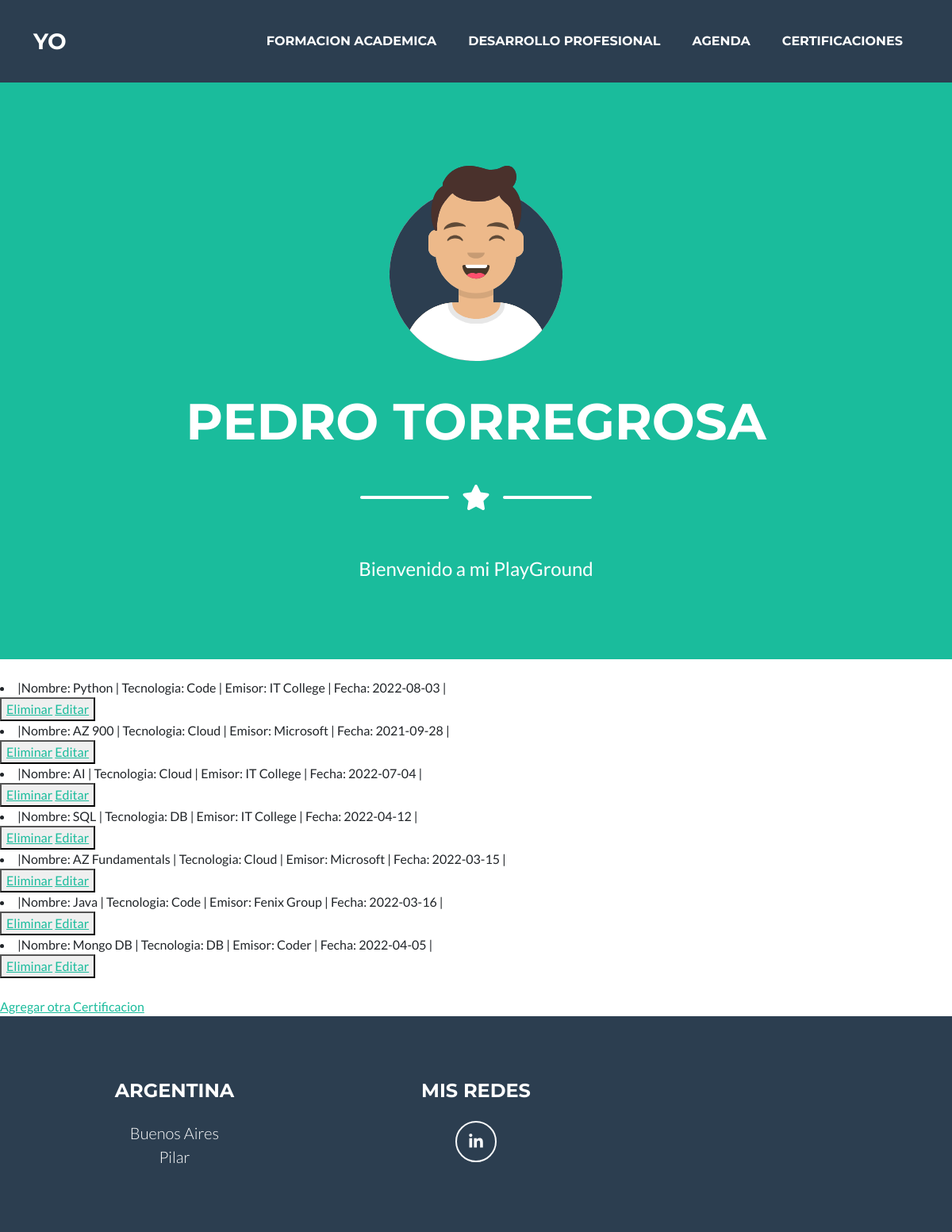
Before: /Porfolio/ver_cert with the older database file.
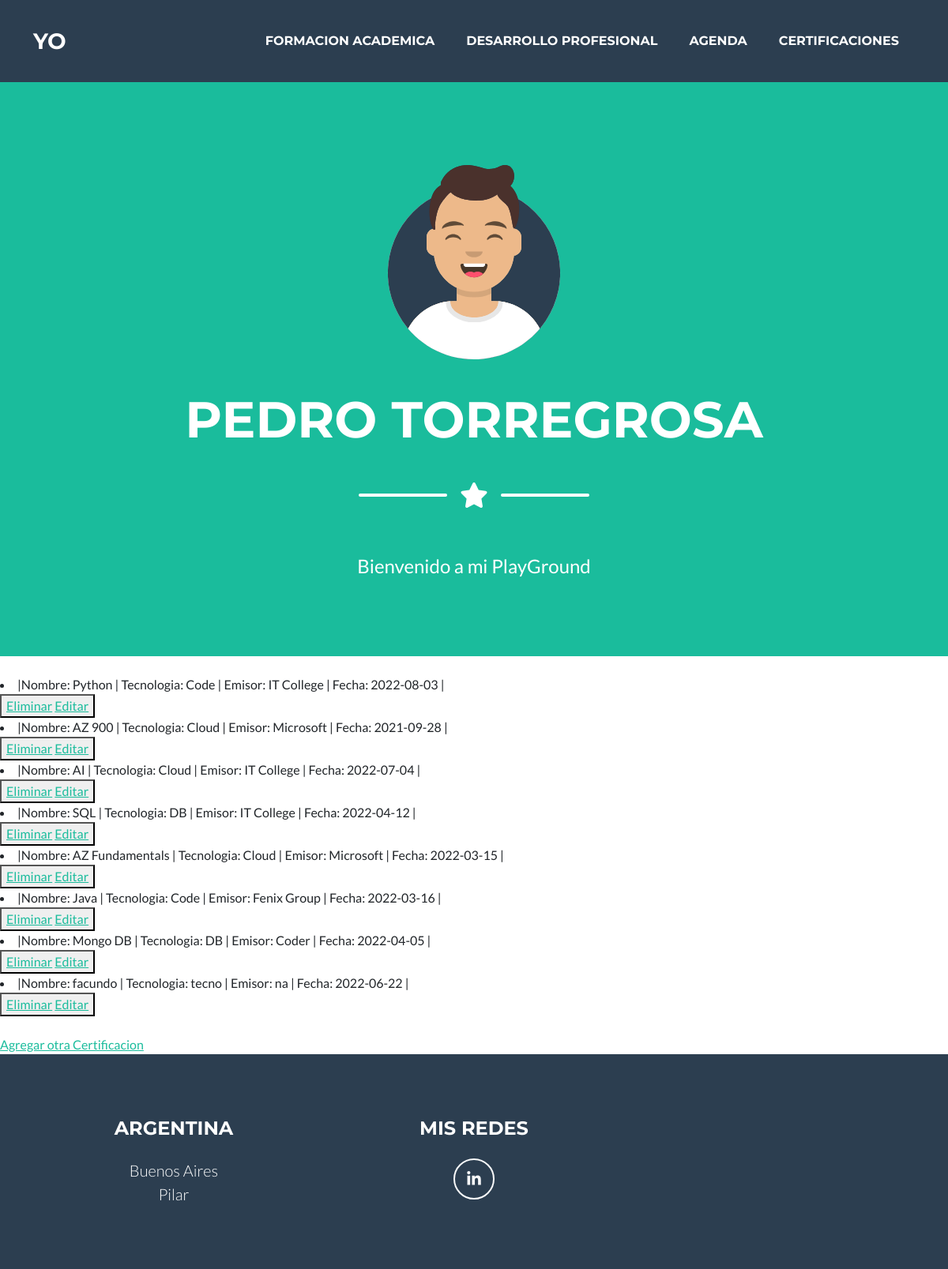
After: the same page with the newer database file.
### Porfolio/models.py (models this page shows)
class Certificaciones(models.Model):
    nombre= models.CharField(max_length=30)
    tecnologia= models.CharField(max_length=30)
    emisor= models.CharField(max_length=30)
    fecha= models.DateField()
    def __str__(self):
        return f"|Nombre: {self.nombre} | Tecnologia: {self.tecnologia} | Emisor: {self.emisor} | Fecha: {self.fecha} |"

### Porfolio/views.py (the view)
# urls.py: path('ver_cert', views.ver_cert, name='Ver_Cert'),
def ver_cert(request):
      certificacion = Certificaciones.objects.all()
      contexto= {"certificacion":certificacion}
      return render(request, 'porfolio/ver_cert.html',contexto)

### Porfolio/templates/Porfolio/ver_cert.html
{% extends "Porfolio/principal.html" %}
{% load static %}
{% block content1 %}
    {% for c in certificacion %}
    <br>
        <li>{{c}}</li>
        <button>
            <a href="{% url 'Eliminar_Cert' c.nombre %}"> Eliminar</a>
            <a href="{% url 'Editar_Cert' c.nombre %}"> Editar</a>
        </button>
    {% endfor %}
    <br>
    <br>
    <a href="agregar_certificacion">Agregar otra Certificacion</a>
<br>
{% endblock %}

Changed rows visible on the page:
added Certificaciones: nombre+tecnologia+emisor "|Nombre: facundo | Tecnologia: tecno | Emisor: na | Fecha: 2022-06-22 |"
